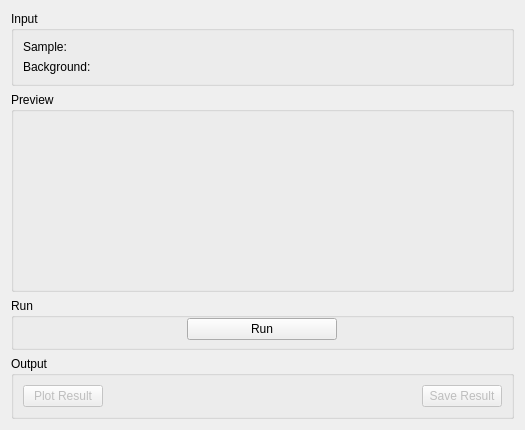
<?xml version="1.0" encoding="UTF-8"?>
<ui version="4.0">
 <class>IndirectTransmission</class>
 <widget class="QWidget" name="IndirectTransmission">
  <property name="geometry">
   <rect>
    <x>0</x>
    <y>0</y>
    <width>525</width>
    <height>402</height>
   </rect>
  </property>
  <property name="minimumSize">
   <size>
    <width>500</width>
    <height>0</height>
   </size>
  </property>
  <property name="windowTitle">
   <string>Form</string>
  </property>
  <layout class="QVBoxLayout" name="verticalLayout_17">
   <item>
    <widget class="QGroupBox" name="gbInput">
     <property name="title">
      <string>Input</string>
     </property>
     <layout class="QGridLayout" name="gridLayout_2">
      <item row="0" column="1">
       <widget class="MantidQt::MantidWidgets::DataSelector" name="dsSampleInput" native="true">
        <property name="sizePolicy">
         <sizepolicy hsizetype="Minimum" vsizetype="Fixed">
          <horstretch>0</horstretch>
          <verstretch>0</verstretch>
         </sizepolicy>
        </property>
        <property name="autoLoad" stdset="0">
         <bool>true</bool>
        </property>
        <property name="loadLabelText" stdset="0">
         <string/>
        </property>
        <property name="workspaceSuffixes" stdset="0">
         <stringlist/>
        </property>
        <property name="fileBrowserSuffixes" stdset="0">
         <stringlist>
          <string>.raw</string>
         </stringlist>
        </property>
        <property name="showLoad" stdset="0">
         <bool>false</bool>
        </property>
       </widget>
      </item>
      <item row="0" column="0">
       <widget class="QLabel" name="lbSample">
        <property name="text">
         <string>Sample:</string>
        </property>
       </widget>
      </item>
      <item row="1" column="1">
       <widget class="MantidQt::MantidWidgets::DataSelector" name="dsCanInput" native="true">
        <property name="sizePolicy">
         <sizepolicy hsizetype="Minimum" vsizetype="Fixed">
          <horstretch>0</horstretch>
          <verstretch>0</verstretch>
         </sizepolicy>
        </property>
        <property name="autoLoad" stdset="0">
         <bool>true</bool>
        </property>
        <property name="loadLabelText" stdset="0">
         <string/>
        </property>
        <property name="workspaceSuffixes" stdset="0">
         <stringlist/>
        </property>
        <property name="fileBrowserSuffixes" stdset="0">
         <stringlist>
          <string>.raw</string>
         </stringlist>
        </property>
        <property name="showLoad" stdset="0">
         <bool>false</bool>
        </property>
       </widget>
      </item>
      <item row="1" column="0">
       <widget class="QLabel" name="lbBackground">
        <property name="text">
         <string>Background:</string>
        </property>
       </widget>
      </item>
     </layout>
    </widget>
   </item>
   <item>
    <widget class="QGroupBox" name="gbPreview">
     <property name="minimumSize">
      <size>
       <width>0</width>
       <height>200</height>
      </size>
     </property>
     <property name="title">
      <string>Preview</string>
     </property>
     <layout class="QVBoxLayout" name="verticalLayout_18">
      <item>
       <widget class="MantidQt::MantidWidgets::PreviewPlot" name="ppPlot" native="true">
        <property name="canvasColour" stdset="0">
         <color>
          <red>255</red>
          <green>255</green>
          <blue>255</blue>
         </color>
        </property>
        <property name="showLegend" stdset="0">
         <bool>true</bool>
        </property>
       </widget>
      </item>
     </layout>
    </widget>
   </item>
   <item>
    <widget class="QGroupBox" name="gbRun">
     <property name="title">
      <string>Run</string>
     </property>
     <layout class="QHBoxLayout" name="horizontalLayout_2">
      <property name="topMargin">
       <number>0</number>
      </property>
      <property name="bottomMargin">
       <number>7</number>
      </property>
      <item>
       <spacer name="horizontalSpacer">
        <property name="orientation">
         <enum>Qt::Horizontal</enum>
        </property>
        <property name="sizeHint" stdset="0">
         <size>
          <width>197</width>
          <height>20</height>
         </size>
        </property>
       </spacer>
      </item>
      <item>
       <widget class="QPushButton" name="pbRun">
        <property name="minimumSize">
         <size>
          <width>150</width>
          <height>0</height>
         </size>
        </property>
        <property name="maximumSize">
         <size>
          <width>180</width>
          <height>16777215</height>
         </size>
        </property>
        <property name="text">
         <string>Run</string>
        </property>
       </widget>
      </item>
      <item>
       <spacer name="horizontalSpacer_3">
        <property name="orientation">
         <enum>Qt::Horizontal</enum>
        </property>
        <property name="sizeHint" stdset="0">
         <size>
          <width>197</width>
          <height>20</height>
         </size>
        </property>
       </spacer>
      </item>
     </layout>
    </widget>
   </item>
   <item>
    <widget class="QGroupBox" name="gbOutput">
     <property name="title">
      <string>Output</string>
     </property>
     <layout class="QHBoxLayout" name="horizontalLayout">
      <item>
       <widget class="QPushButton" name="pbPlot">
        <property name="enabled">
         <bool>false</bool>
        </property>
        <property name="text">
         <string>Plot Result</string>
        </property>
       </widget>
      </item>
      <item>
       <spacer name="horizontalSpacer_2">
        <property name="orientation">
         <enum>Qt::Horizontal</enum>
        </property>
        <property name="sizeHint" stdset="0">
         <size>
          <width>40</width>
          <height>20</height>
         </size>
        </property>
       </spacer>
      </item>
      <item>
       <widget class="QPushButton" name="pbSave">
        <property name="enabled">
         <bool>false</bool>
        </property>
        <property name="text">
         <string>Save Result</string>
        </property>
       </widget>
      </item>
     </layout>
    </widget>
   </item>
  </layout>
 </widget>
 <customwidgets>
  <customwidget>
   <class>MantidQt::MantidWidgets::DataSelector</class>
   <extends>QWidget</extends>
   <header>MantidQtWidgets/Common/DataSelector.h</header>
  </customwidget>
  <customwidget>
   <class>MantidQt::MantidWidgets::PreviewPlot</class>
   <extends>QWidget</extends>
   <header>MantidQtWidgets/LegacyQwt/PreviewPlot.h</header>
   <container>1</container>
  </customwidget>
 </customwidgets>
 <resources/>
 <connections/>
</ui>
